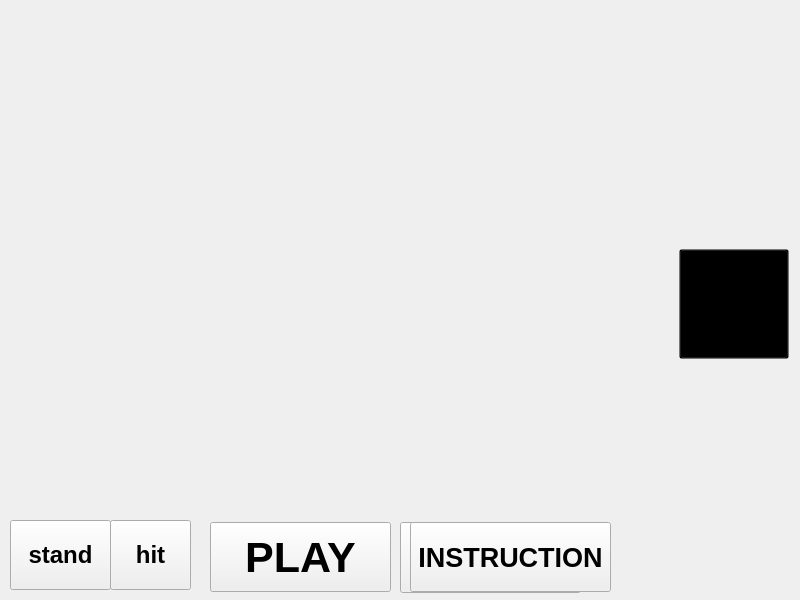
<?xml version="1.0" encoding="UTF-8"?>
<ui version="4.0">
 <class>MainWindow</class>
 <widget class="QMainWindow" name="MainWindow">
  <property name="geometry">
   <rect>
    <x>0</x>
    <y>0</y>
    <width>800</width>
    <height>600</height>
   </rect>
  </property>
  <property name="minimumSize">
   <size>
    <width>800</width>
    <height>600</height>
   </size>
  </property>
  <property name="maximumSize">
   <size>
    <width>800</width>
    <height>600</height>
   </size>
  </property>
  <property name="font">
   <font>
    <pointsize>20</pointsize>
   </font>
  </property>
  <property name="windowTitle">
   <string>MainWindow</string>
  </property>
  <property name="styleSheet">
   <string notr="true">#MainWindow {
background-image:url(:/images/table/table.png)
}</string>
  </property>
  <widget class="QWidget" name="centralwidget">
   <property name="styleSheet">
    <string notr="true"/>
   </property>
   <widget class="QPushButton" name="playBtn">
    <property name="geometry">
     <rect>
      <x>210</x>
      <y>522</y>
      <width>181</width>
      <height>70</height>
     </rect>
    </property>
    <property name="font">
     <font>
      <pointsize>32</pointsize>
      <bold>true</bold>
     </font>
    </property>
    <property name="styleSheet">
     <string notr="true"/>
    </property>
    <property name="text">
     <string>PLAY</string>
    </property>
   </widget>
   <widget class="QPushButton" name="instrBtn">
    <property name="geometry">
     <rect>
      <x>410</x>
      <y>522</y>
      <width>201</width>
      <height>70</height>
     </rect>
    </property>
    <property name="font">
     <font>
      <pointsize>20</pointsize>
      <bold>true</bold>
     </font>
    </property>
    <property name="styleSheet">
     <string notr="true"/>
    </property>
    <property name="text">
     <string>INSTRUCTION</string>
    </property>
   </widget>
   <widget class="QLabel" name="label_instruction">
    <property name="enabled">
     <bool>true</bool>
    </property>
    <property name="geometry">
     <rect>
      <x>10</x>
      <y>10</y>
      <width>781</width>
      <height>491</height>
     </rect>
    </property>
    <property name="font">
     <font>
      <pointsize>10</pointsize>
      <bold>true</bold>
     </font>
    </property>
    <property name="styleSheet">
     <string notr="true">color: white;</string>
    </property>
    <property name="text">
     <string/>
    </property>
    <property name="alignment">
     <set>Qt::AlignLeading|Qt::AlignLeft|Qt::AlignVCenter</set>
    </property>
   </widget>
   <widget class="QLabel" name="label_name_player">
    <property name="geometry">
     <rect>
      <x>70</x>
      <y>10</y>
      <width>120</width>
      <height>50</height>
     </rect>
    </property>
    <property name="font">
     <font>
      <pointsize>24</pointsize>
      <italic>false</italic>
      <bold>true</bold>
      <strikeout>false</strikeout>
     </font>
    </property>
    <property name="styleSheet">
     <string notr="true">color: white;</string>
    </property>
    <property name="text">
     <string/>
    </property>
   </widget>
   <widget class="QLabel" name="label_name_crupier">
    <property name="geometry">
     <rect>
      <x>560</x>
      <y>10</y>
      <width>181</width>
      <height>50</height>
     </rect>
    </property>
    <property name="font">
     <font>
      <pointsize>24</pointsize>
      <bold>true</bold>
     </font>
    </property>
    <property name="styleSheet">
     <string notr="true">color: white;</string>
    </property>
    <property name="text">
     <string/>
    </property>
   </widget>
   <widget class="QPushButton" name="standBtn">
    <property name="geometry">
     <rect>
      <x>10</x>
      <y>520</y>
      <width>101</width>
      <height>70</height>
     </rect>
    </property>
    <property name="font">
     <font>
      <pointsize>18</pointsize>
      <bold>true</bold>
     </font>
    </property>
    <property name="text">
     <string>stand</string>
    </property>
   </widget>
   <widget class="QPushButton" name="hitBtn">
    <property name="geometry">
     <rect>
      <x>110</x>
      <y>520</y>
      <width>81</width>
      <height>70</height>
     </rect>
    </property>
    <property name="font">
     <font>
      <pointsize>18</pointsize>
      <bold>true</bold>
     </font>
    </property>
    <property name="text">
     <string>hit</string>
    </property>
   </widget>
   <widget class="QLabel" name="label_card_player1">
    <property name="geometry">
     <rect>
      <x>20</x>
      <y>80</y>
      <width>60</width>
      <height>87</height>
     </rect>
    </property>
    <property name="font">
     <font>
      <pointsize>21</pointsize>
      <bold>true</bold>
     </font>
    </property>
    <property name="text">
     <string/>
    </property>
   </widget>
   <widget class="QLabel" name="label_card_croupier1">
    <property name="geometry">
     <rect>
      <x>550</x>
      <y>80</y>
      <width>60</width>
      <height>87</height>
     </rect>
    </property>
    <property name="font">
     <font>
      <pointsize>21</pointsize>
      <bold>true</bold>
     </font>
    </property>
    <property name="text">
     <string/>
    </property>
   </widget>
   <widget class="QLabel" name="label_points_player">
    <property name="geometry">
     <rect>
      <x>20</x>
      <y>270</y>
      <width>200</width>
      <height>60</height>
     </rect>
    </property>
    <property name="font">
     <font>
      <pointsize>20</pointsize>
      <bold>true</bold>
     </font>
    </property>
    <property name="autoFillBackground">
     <bool>false</bool>
    </property>
    <property name="styleSheet">
     <string notr="true">color: white;</string>
    </property>
    <property name="text">
     <string/>
    </property>
   </widget>
   <widget class="QLabel" name="label_points_croupier">
    <property name="geometry">
     <rect>
      <x>580</x>
      <y>270</y>
      <width>200</width>
      <height>60</height>
     </rect>
    </property>
    <property name="font">
     <font>
      <pointsize>20</pointsize>
      <bold>true</bold>
     </font>
    </property>
    <property name="styleSheet">
     <string notr="true">color: white;</string>
    </property>
    <property name="text">
     <string/>
    </property>
   </widget>
   <widget class="QLabel" name="label_money">
    <property name="geometry">
     <rect>
      <x>10</x>
      <y>460</y>
      <width>261</width>
      <height>131</height>
     </rect>
    </property>
    <property name="font">
     <font>
      <pointsize>21</pointsize>
      <bold>true</bold>
     </font>
    </property>
    <property name="styleSheet">
     <string notr="true">color: white;</string>
    </property>
    <property name="text">
     <string/>
    </property>
   </widget>
   <widget class="QPushButton" name="money1000Btn">
    <property name="geometry">
     <rect>
      <x>680</x>
      <y>490</y>
      <width>100</width>
      <height>100</height>
     </rect>
    </property>
    <property name="styleSheet">
     <string notr="true">#money1000Btn {
background-color: transparent;
background-image:url(:/images/chips/1000.png);
border: none;
background-repeat: none;
}
#money1000Btn:hover
{
	background-image:url(:/images/chips/1000hover.png);
}</string>
    </property>
    <property name="text">
     <string/>
    </property>
   </widget>
   <widget class="QPushButton" name="money10Btn">
    <property name="geometry">
     <rect>
      <x>320</x>
      <y>380</y>
      <width>101</width>
      <height>101</height>
     </rect>
    </property>
    <property name="styleSheet">
     <string notr="true">#money10Btn {
background-color: transparent;
background-image:url(:/images/chips/10.png);
border: none;
background-repeat: none;	
}
#money10Btn:hover
{
	background-image:url(:/images/chips/10hover.png);
}
</string>
    </property>
    <property name="text">
     <string/>
    </property>
   </widget>
   <widget class="QPushButton" name="money20Btn">
    <property name="geometry">
     <rect>
      <x>440</x>
      <y>380</y>
      <width>100</width>
      <height>100</height>
     </rect>
    </property>
    <property name="styleSheet">
     <string notr="true">#money20Btn {
background-color: transparent;
background-image:url(:/images/chips/20.png);
border: none;
background-repeat: none;
}
#money20Btn:hover
{
	background-image:url(:/images/chips/20hover.png);
}</string>
    </property>
    <property name="text">
     <string/>
    </property>
   </widget>
   <widget class="QPushButton" name="money50Btn">
    <property name="geometry">
     <rect>
      <x>560</x>
      <y>380</y>
      <width>100</width>
      <height>100</height>
     </rect>
    </property>
    <property name="styleSheet">
     <string notr="true">#money50Btn {
background-color: transparent;
background-image:url(:/images/chips/50.png);
border: none;
background-repeat: none;
}
#money50Btn:hover
{
	background-image:url(:/images/chips/50hover.png);
}</string>
    </property>
    <property name="text">
     <string/>
    </property>
   </widget>
   <widget class="QPushButton" name="money100Btn">
    <property name="geometry">
     <rect>
      <x>680</x>
      <y>380</y>
      <width>100</width>
      <height>100</height>
     </rect>
    </property>
    <property name="styleSheet">
     <string notr="true">#money100Btn {
background-color: transparent;
background-image:url(:/images/chips/100.png);
border: none;
background-repeat: none;
}
#money100Btn:hover
{
	background-image:url(:/images/chips/100hover.png);
}</string>
    </property>
    <property name="text">
     <string/>
    </property>
   </widget>
   <widget class="QPushButton" name="money200Btn">
    <property name="geometry">
     <rect>
      <x>320</x>
      <y>490</y>
      <width>100</width>
      <height>100</height>
     </rect>
    </property>
    <property name="styleSheet">
     <string notr="true">#money200Btn {
background-color: transparent;
background-image:url(:/images/chips/200.png);
border: none;
background-repeat: none;
}
#money200Btn:hover
{
	background-image:url(:/images/chips/200hover.png);
}</string>
    </property>
    <property name="text">
     <string/>
    </property>
   </widget>
   <widget class="QPushButton" name="money300Btn">
    <property name="geometry">
     <rect>
      <x>440</x>
      <y>490</y>
      <width>100</width>
      <height>100</height>
     </rect>
    </property>
    <property name="styleSheet">
     <string notr="true">#money300Btn {
background-color: transparent;
background-image:url(:/images/chips/300.png);
border: none;
background-repeat: none;
}
#money300Btn:hover
{
	background-image:url(:/images/chips/300hover.png);
}</string>
    </property>
    <property name="text">
     <string/>
    </property>
   </widget>
   <widget class="QPushButton" name="money500Btn">
    <property name="geometry">
     <rect>
      <x>560</x>
      <y>490</y>
      <width>100</width>
      <height>100</height>
     </rect>
    </property>
    <property name="styleSheet">
     <string notr="true">#money500Btn {
background-color: transparent;
background-image:url(:/images/chips/500.png);
border: none;
background-repeat: none;
}
#money500Btn:hover
{
	background-image:url(:/images/chips/500hover.png);
}</string>
    </property>
    <property name="text">
     <string/>
    </property>
   </widget>
   <widget class="QLabel" name="label_currently_money">
    <property name="geometry">
     <rect>
      <x>10</x>
      <y>350</y>
      <width>230</width>
      <height>51</height>
     </rect>
    </property>
    <property name="font">
     <font>
      <pointsize>20</pointsize>
      <bold>true</bold>
     </font>
    </property>
    <property name="styleSheet">
     <string notr="true">color: white;</string>
    </property>
    <property name="text">
     <string/>
    </property>
   </widget>
   <widget class="QLabel" name="label_result">
    <property name="geometry">
     <rect>
      <x>210</x>
      <y>250</y>
      <width>371</width>
      <height>111</height>
     </rect>
    </property>
    <property name="font">
     <font>
      <family>Segoe Print</family>
      <pointsize>20</pointsize>
      <bold>true</bold>
     </font>
    </property>
    <property name="styleSheet">
     <string notr="true">color:  #FF4949;</string>
    </property>
    <property name="text">
     <string/>
    </property>
    <property name="alignment">
     <set>Qt::AlignCenter</set>
    </property>
   </widget>
   <widget class="QLabel" name="label_card_player2">
    <property name="geometry">
     <rect>
      <x>100</x>
      <y>80</y>
      <width>60</width>
      <height>87</height>
     </rect>
    </property>
    <property name="font">
     <font>
      <pointsize>21</pointsize>
      <bold>true</bold>
     </font>
    </property>
    <property name="text">
     <string/>
    </property>
   </widget>
   <widget class="QLabel" name="label_card_player3">
    <property name="geometry">
     <rect>
      <x>180</x>
      <y>80</y>
      <width>60</width>
      <height>87</height>
     </rect>
    </property>
    <property name="font">
     <font>
      <pointsize>21</pointsize>
      <bold>true</bold>
     </font>
    </property>
    <property name="text">
     <string/>
    </property>
   </widget>
   <widget class="QLabel" name="label_card_player4">
    <property name="geometry">
     <rect>
      <x>20</x>
      <y>180</y>
      <width>60</width>
      <height>87</height>
     </rect>
    </property>
    <property name="font">
     <font>
      <pointsize>21</pointsize>
      <bold>true</bold>
     </font>
    </property>
    <property name="text">
     <string/>
    </property>
   </widget>
   <widget class="QLabel" name="label_card_player5">
    <property name="geometry">
     <rect>
      <x>100</x>
      <y>180</y>
      <width>60</width>
      <height>87</height>
     </rect>
    </property>
    <property name="font">
     <font>
      <pointsize>21</pointsize>
      <bold>true</bold>
     </font>
    </property>
    <property name="text">
     <string/>
    </property>
   </widget>
   <widget class="QLabel" name="label_card_player6">
    <property name="geometry">
     <rect>
      <x>180</x>
      <y>180</y>
      <width>60</width>
      <height>87</height>
     </rect>
    </property>
    <property name="font">
     <font>
      <pointsize>21</pointsize>
      <bold>true</bold>
     </font>
    </property>
    <property name="text">
     <string/>
    </property>
   </widget>
   <widget class="QLabel" name="label_card_croupier2">
    <property name="geometry">
     <rect>
      <x>630</x>
      <y>80</y>
      <width>60</width>
      <height>87</height>
     </rect>
    </property>
    <property name="font">
     <font>
      <pointsize>21</pointsize>
      <bold>true</bold>
     </font>
    </property>
    <property name="text">
     <string/>
    </property>
   </widget>
   <widget class="QLabel" name="label_card_croupier3">
    <property name="geometry">
     <rect>
      <x>710</x>
      <y>80</y>
      <width>60</width>
      <height>87</height>
     </rect>
    </property>
    <property name="font">
     <font>
      <pointsize>21</pointsize>
      <bold>true</bold>
     </font>
    </property>
    <property name="text">
     <string/>
    </property>
   </widget>
   <widget class="QLabel" name="label_card_croupier4">
    <property name="geometry">
     <rect>
      <x>550</x>
      <y>180</y>
      <width>60</width>
      <height>87</height>
     </rect>
    </property>
    <property name="font">
     <font>
      <pointsize>21</pointsize>
      <bold>true</bold>
     </font>
    </property>
    <property name="text">
     <string/>
    </property>
   </widget>
   <widget class="QLabel" name="label_card_croupier5">
    <property name="geometry">
     <rect>
      <x>630</x>
      <y>180</y>
      <width>60</width>
      <height>87</height>
     </rect>
    </property>
    <property name="font">
     <font>
      <pointsize>21</pointsize>
      <bold>true</bold>
     </font>
    </property>
    <property name="text">
     <string/>
    </property>
   </widget>
   <widget class="QLabel" name="label_card_croupier6">
    <property name="geometry">
     <rect>
      <x>710</x>
      <y>180</y>
      <width>60</width>
      <height>87</height>
     </rect>
    </property>
    <property name="font">
     <font>
      <pointsize>21</pointsize>
      <bold>true</bold>
     </font>
    </property>
    <property name="text">
     <string/>
    </property>
   </widget>
   <widget class="QPushButton" name="exit_Btn">
    <property name="geometry">
     <rect>
      <x>400</x>
      <y>522</y>
      <width>181</width>
      <height>71</height>
     </rect>
    </property>
    <property name="font">
     <font>
      <pointsize>32</pointsize>
      <bold>true</bold>
     </font>
    </property>
    <property name="text">
     <string>EXIT</string>
    </property>
   </widget>
   <widget class="QLabel" name="label_bet">
    <property name="geometry">
     <rect>
      <x>10</x>
      <y>390</y>
      <width>230</width>
      <height>51</height>
     </rect>
    </property>
    <property name="font">
     <font>
      <pointsize>20</pointsize>
      <bold>true</bold>
     </font>
    </property>
    <property name="styleSheet">
     <string notr="true">color: white;</string>
    </property>
    <property name="text">
     <string/>
    </property>
   </widget>
   <widget class="QPushButton" name="betBtn">
    <property name="geometry">
     <rect>
      <x>679</x>
      <y>249</y>
      <width>110</width>
      <height>110</height>
     </rect>
    </property>
    <property name="font">
     <font>
      <pointsize>28</pointsize>
      <bold>true</bold>
     </font>
    </property>
    <property name="styleSheet">
     <string notr="true">#betBtn{
	background-color: transparent;
	background-image:url(:/images/buttons/buttonBet.png);
	background-repeat: none;
}

#betBtn:hover
{
	background-image:url(:/images/buttons/ButtonBetCover.png);
}</string>
    </property>
    <property name="text">
     <string>BET</string>
    </property>
   </widget>
   <zorder>label_money</zorder>
   <zorder>label_currently_money</zorder>
   <zorder>label_name_player</zorder>
   <zorder>label_name_crupier</zorder>
   <zorder>standBtn</zorder>
   <zorder>label_points_player</zorder>
   <zorder>label_points_croupier</zorder>
   <zorder>hitBtn</zorder>
   <zorder>label_instruction</zorder>
   <zorder>label_card_player1</zorder>
   <zorder>label_card_player2</zorder>
   <zorder>label_card_player3</zorder>
   <zorder>label_card_player4</zorder>
   <zorder>label_card_player5</zorder>
   <zorder>label_card_player6</zorder>
   <zorder>label_card_croupier1</zorder>
   <zorder>label_card_croupier2</zorder>
   <zorder>label_card_croupier3</zorder>
   <zorder>label_card_croupier4</zorder>
   <zorder>label_card_croupier5</zorder>
   <zorder>label_card_croupier6</zorder>
   <zorder>label_bet</zorder>
   <zorder>betBtn</zorder>
   <zorder>exit_Btn</zorder>
   <zorder>instrBtn</zorder>
   <zorder>playBtn</zorder>
   <zorder>label_result</zorder>
   <zorder>money10Btn</zorder>
   <zorder>money20Btn</zorder>
   <zorder>money50Btn</zorder>
   <zorder>money100Btn</zorder>
   <zorder>money200Btn</zorder>
   <zorder>money300Btn</zorder>
   <zorder>money500Btn</zorder>
   <zorder>money1000Btn</zorder>
  </widget>
 </widget>
 <resources/>
 <connections/>
</ui>
